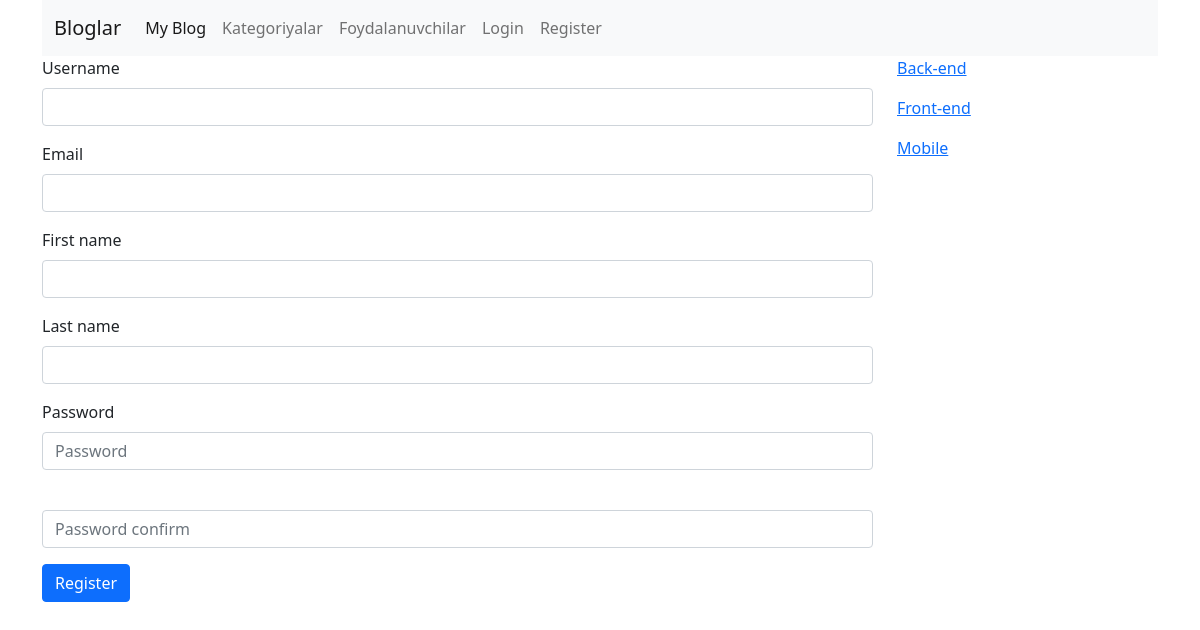
The app's page /user/register/ with its own data.
### app/models.py (models this page shows, shortened)
class Base(models.Model):
    name = models.CharField(max_length=100, unique=True)
    slug = models.SlugField(max_length=100, unique=True, blank=True, null=True)
    class Meta:
        abstract = True

class Category(Base):
    image = models.ImageField(upload_to='category/', blank=True, null=True)
    text = models.TextField(null=True, blank=True)
    class Meta:
        verbose_name = 'Kategoriya'
        verbose_name_plural = 'Kategoriyalar'

### user/views.py (the view, shortened to what this page needs)
# urls.py: path('register/', register, name='register'),
def register(request):
    form = RegisterForm()
    context = {
        'form': form
    }
    return render(request, 'user/register.html', context)

### user/forms.py
class RegisterForm(UserCreationForm):
    password1 = forms.CharField(label="Password", widget=forms.PasswordInput(
        attrs={'class': "form-control", 'placeholder': "Password"}
    ))
    password2 = forms.CharField(label="Password confrim", widget=forms.PasswordInput(
        attrs={'class': "form-control", 'placeholder': "Password confirm"}
    ))
    class Meta:
        model = User
        fields = [
            'username',
            'email',
            'first_name',
            'last_name',
            'password1',
            'password2',
        ]
        widgets = {
            'username': forms.TextInput(attrs={'class': "form-control"}),
            'email': forms.TextInput(attrs={'class': "form-control"}),
            'first_name': forms.TextInput(attrs={'class': "form-control"}),
            'last_name': forms.TextInput(attrs={'class': "form-control"}),
        }

### app/context_processors.py (called while the page is built)
def category_list(request):
    categories = Category.objects.all()
    return {'categories': categories}

### templates/user/register.html (shortened to what this page needs)
{% extends 'base.html' %}
{% block content %}
    <form method="post">
        <div class="mb-3">
            <label class="form-label">{{ form.username.label }}</label>
           {{ form.username }}
        </div>
         <div class="mb-3">
            <label class="form-label">Email</label>
           {{ form.email }}
        </div>
         <div class="mb-3">
            <label class="form-label">First name</label>
           {{ form.first_name }}
        </div>
         <div class="mb-3">
            <label class="form-label">Last name</label>
           {{ form.last_name }}
        </div>
         <div class="mb-3">
            <label class="form-label">{{ form.password1.label }}</label>
           {{ form.password1 }}
        </div>
        <div class="mb-3">
           {{ form.password2 }}
        </div>
        <button type="submit" class="btn btn-primary">Register</button>
    </form>
{% endblock %}

### templates/saidbar.html
{% for category in categories %}
    <p><a href="{% url 'app:blog_category' category.slug %}">{{ category.name }}</a></p>
{% endfor %}

### records on screen
Category: name "Back-end"
Category: name "Front-end"
Category: name "Mobile"
